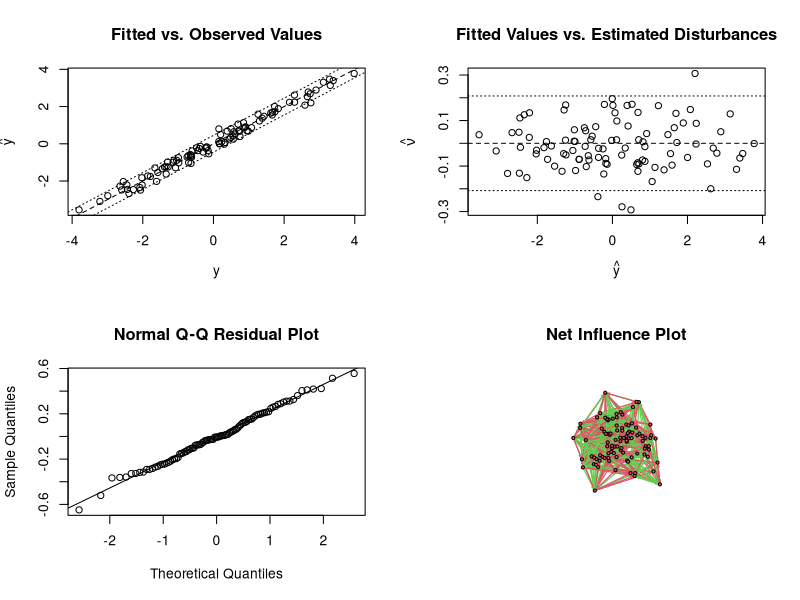

Source code (R):
################################################################################
#
#  Network Methods Lecture 4 - R/Statnet Component
#
#  SOC 280 - Analysis of Social Network Data
#  Carter T. Butts, University of Califorina, Irvine
#  Spring Quarter, 2009
#
################################################################################
#
#-A reminder on getting started....---------------------------------------------
#
library(sna)                      # Load the sna library

# Note: today's exercise requires the numDeriv package.  It's normally 
# considered optional, so the system doesn't install it by default.  You can
# be sure that you have the package ready to roll by typing
#
#     install.packages("numDeriv")
#
# before beginning the exercise.
#
#Network autocorrelation models - the generative side---------------------------
#
# Let's begin by constructing some simulated data:
w1<-rgraph(100)                                        #Draw an AR matrix
w2<-rgraph(100)                                        #Draw an MA matrix
x<-matrix(rnorm(100*5),100,5)                          #Draw some covariates
r1<-0.2                                                #Set the model parameters
r2<-0.1
sigma<-0.1
beta<-rnorm(5)
nu<-rnorm(100,0,sigma)                                 #Draw the disturbances

# Assemble y from its components, for several scenarios:
ex<-nu                                         #Draw "raw" errors
yx<-x%*%beta+ex                                #Compute y w/no special effects

ex1<-nu                                        #Draw "raw" errors
yx1<-qr.solve(diag(100)-r1*w1,x%*%beta+ex1)    #Compute y w/AR

ex2<-qr.solve(diag(100)-r2*w2,nu)              #Draw errors w/MA
yx2<-x%*%beta+ex2                              #Compute y w/no special effects

ex12<-qr.solve(diag(100)-r2*w2,nu)             #Draw errors w/MA
yx12<-qr.solve(diag(100)-r1*w1,x%*%beta+ex12)  #Compute y w/AR

#
#Network autocorrelation models - the inferential side--------------------------
#
# Note: some of these models take a while to fit.  This is normal, if 
# regrettable.

# Fit models to the "normal" case - should find that simple is best
fit.x.x<-lnam(yx,x=x)
fit.x.x1<-lnam(yx,x=x,W1=w1)
fit.x.x2<-lnam(yx,x=x,W2=w2)
fit.x.x12<-lnam(yx,x=x,W1=w1,W2=w2)
summary(fit.x.x)
cbind(fit.x.x$beta,beta)                                    #Should be close

# Fit models to the AR case - should find that AR is best
fit.x1.x<-lnam(yx1,x=x)
fit.x1.x1<-lnam(yx1,x=x,W1=w1)
fit.x1.x2<-lnam(yx1,x=x,W2=w2)
fit.x1.x12<-lnam(yx1,x=x,W1=w1,W2=w2)                       #Can be slow
summary(fit.x1.x1)
cbind(fit.x1.x$beta,beta)                                   #Should be scary bad
cbind(fit.x1.x1$beta,beta)                                  #Should be close

# Fit models to the MA case - should find that MA is best
fit.x2.x<-lnam(yx2,x=x)
fit.x2.x1<-lnam(yx2,x=x,W1=w1)
fit.x2.x2<-lnam(yx2,x=x,W2=w2)
fit.x2.x12<-lnam(yx2,x=x,W1=w1,W2=w2)
summary(fit.x2.x2)
cbind(fit.x2.x$beta,beta)                                   #Should be so-so
cbind(fit.x2.x2$beta,beta)                                  #Should be close

# Fit models to the ARMA case - should find that ARMA is best
fit.x12.x<-lnam(yx12,x=x)
fit.x12.x1<-lnam(yx12,x=x,W1=w1)
fit.x12.x2<-lnam(yx12,x=x,W2=w2)
fit.x12.x12<-lnam(yx12,x=x,W1=w1,W2=w2)
summary(fit.x12.x12)
cbind(fit.x12.x$beta,beta)                                    #Should be awful
cbind(fit.x12.x12$beta,beta)                                  #Should be close

# Finally, note that lnam has a plot method
plot(fit.x12.x12)
